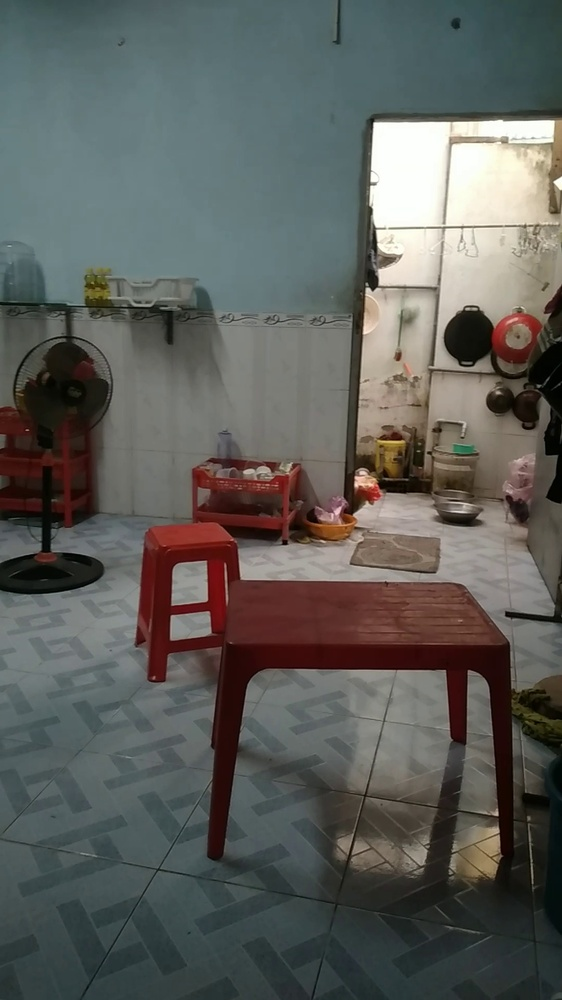
#> input picture backend/modules/obstacles/navigate/rgb2depth/16.jpg, 562 x 1000 px, shrunk from 1080 x 1920 before the run
$ python test.py
#> lines starting #> are read from the running program, lines starting #| are printed output that depends on the picture
import cv2
import numpy as np
from PIL import Image
import matplotlib.pyplot as plt

def preprocess_image(image_path):
    # Read image
#> called with image_path = '16.jpg'
    image = Image.open(image_path)
#> image is the input picture: PIL image 562x1000 RGB; mean R, G, B 93.8, 94.8, 90.8
    image = np.array(image).astype('uint8')  # Convert to uint8 data type

    # Split the RGB channels
    b, g, r = cv2.split(image)
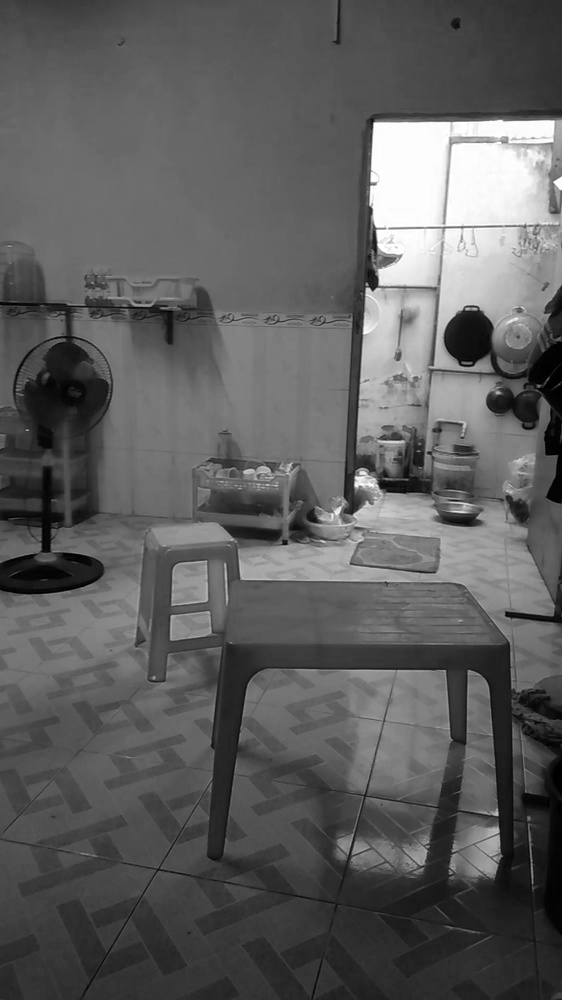
#> b: shape (1000, 562); min 0, max 255, mean 93.8
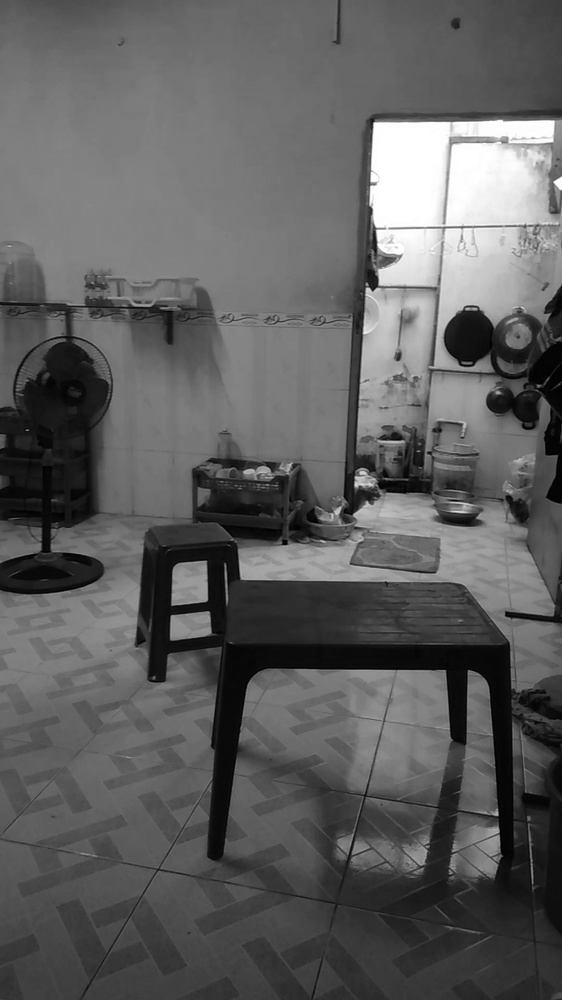
#> g: shape (1000, 562); min 0, max 255, mean 94.8
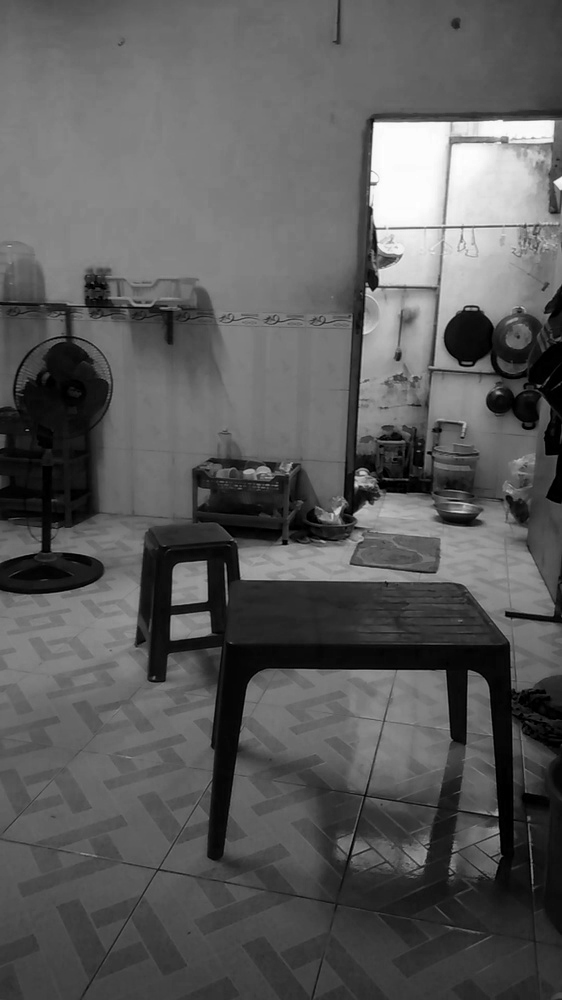
#> r: shape (1000, 562); min 0, max 254, mean 90.8

    # Apply histogram equalization to each channel separately
    b_eq = cv2.equalizeHist(b)
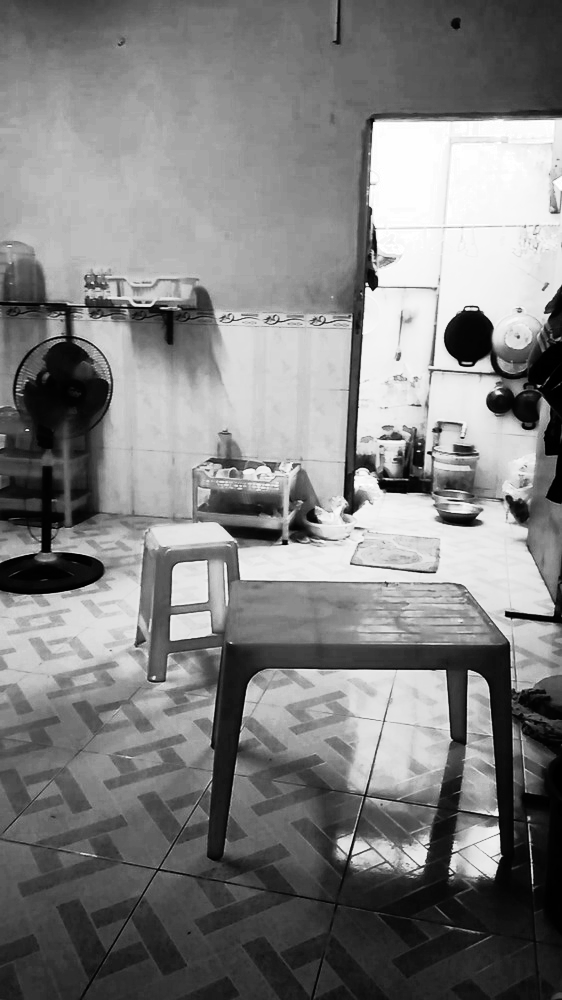
#> b_eq: shape (1000, 562); min 0, max 255, mean 128.4
    g_eq = cv2.equalizeHist(g)
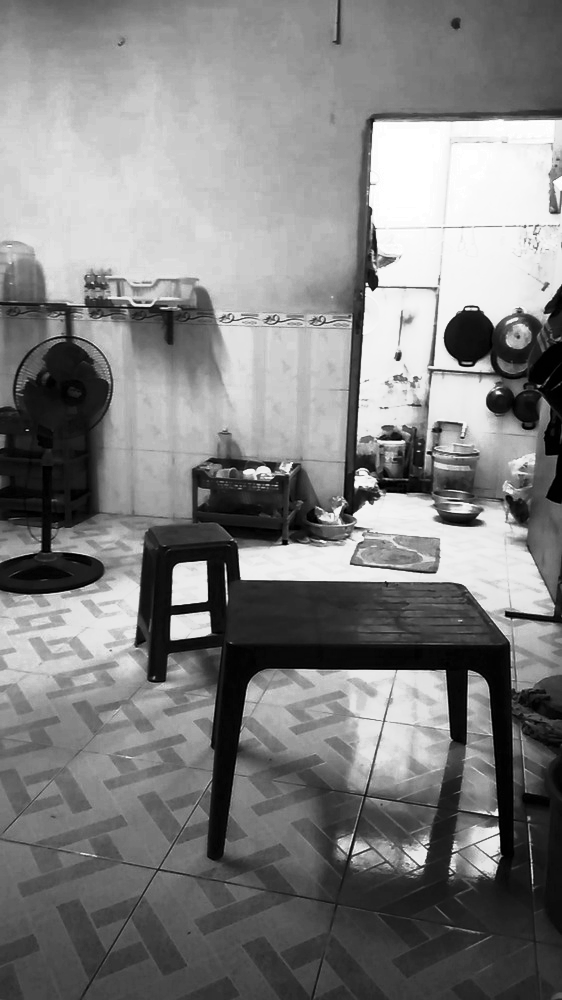
#> g_eq: shape (1000, 562); min 0, max 255, mean 128.5
    r_eq = cv2.equalizeHist(r)
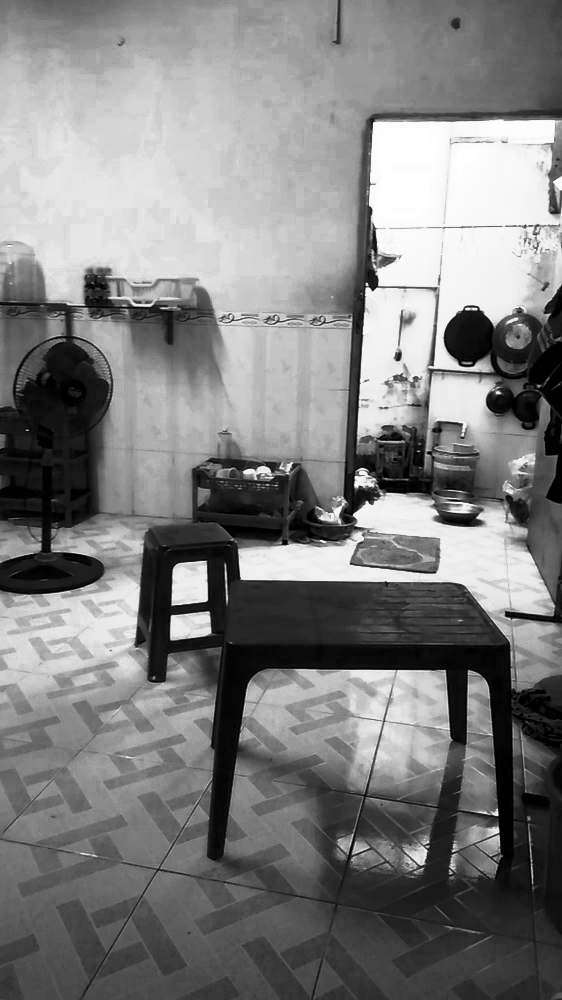
#> r_eq: shape (1000, 562); min 0, max 255, mean 127.6

    # Merge the equalized channels back into an RGB image
    equalized_image = cv2.merge((b_eq, g_eq, r_eq))
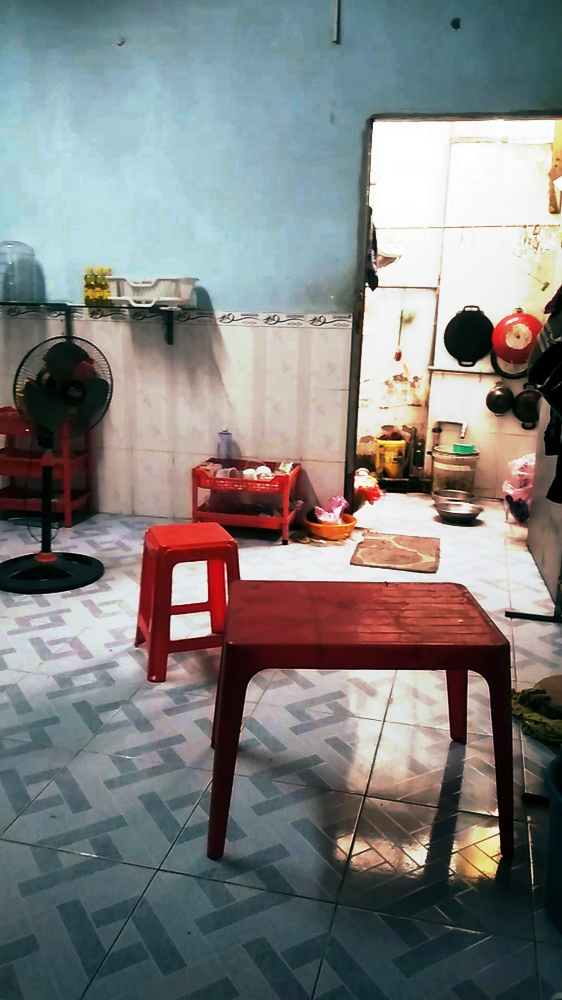
#> equalized_image: shape (1000, 562, 3); mean R, G, B 128.4, 128.5, 127.6

    # Display the original and equalized images using matplotlib
    plt.figure(figsize=(8, 4))

    plt.subplot(1, 2, 1)
    plt.imshow(image)
    plt.title('Original Image')

    plt.subplot(1, 2, 2)
    plt.imshow(equalized_image)
    plt.title('Equalized Image')

    plt.show()

    return equalized_image

preprocess_image('16.jpg')

$ run again, with backend/modules/obstacles/navigate/rgb2depth/depth_image.png saved as backend/modules/obstacles/navigate/rgb2depth/16.jpg
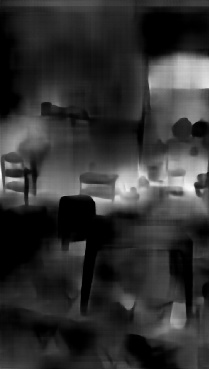
#> input picture backend/modules/obstacles/navigate/rgb2depth/depth_image.png, 209 x 369 px
#> in preprocess_image, image is the input picture: PIL image 209x369 RGB; min 0, max 255, mean 49
#> in preprocess_image, `b_eq = cv2.equalizeHist(b)`:
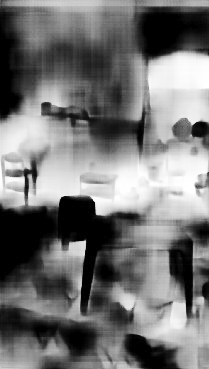
#> b_eq: shape (369, 209); min 0, max 255, mean 116.4
#> in preprocess_image, `plt.show()`:
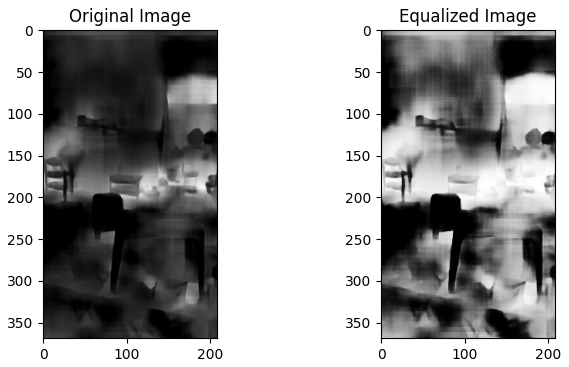
#> figure drawn by matplotlib, 2 panels
